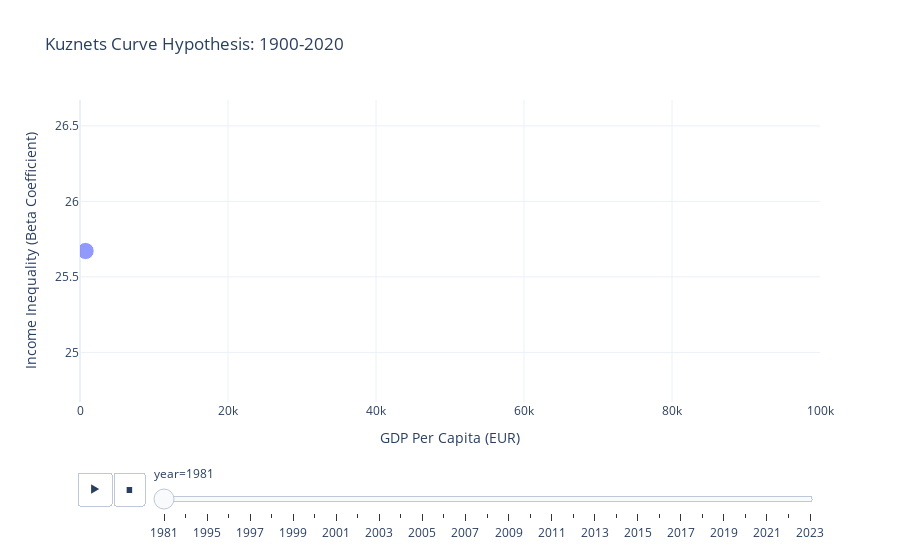

Write notebook code for a chart like this one.
### Code cell
ddf = data3['WID_data_IN']
fig = px.scatter(ddf, 
                 x="value_x", 
                 y="beta_coefficient",
                 size="population",
              #    color="continent",
                 animation_frame="year",
                 range_x=[0,100000], 
                 range_y=[min(ddf[''])],
                 labels={"beta_coefficient": "Income Inequality (Beta Coefficient)",
                        "value_x": "GDP Per Capita (EUR)"},
                 title="Kuznets Curve Hypothesis: 1900-2020")
fig.update_layout(template="plotly_white")
fig.show()

### Figure 1 — Plotly figure (JSON) as saved in the notebook; plotly's stock layout.template omitted (floating-point values rounded to 4 significant figures)
{"data": [{"hovertemplate": "year=1981<br>GDP Per Capita (EUR)=%{x}<br>Income Inequality (Beta Coefficient)=%{y}<br>population=%{marker.size}<extra></extra>", "legendgroup": "", "marker": {"color": "#636efa", "size": [351232938], "sizemode": "area", "sizeref": 2374000.0, "symbol": "circle"}, "mode": "markers", "name": "", "orientation": "v", "showlegend": false, "type": "scatter", "x": [757.6], "xaxis": "x", "y": [25.67], "yaxis": "y"}], "layout": {"legend": {"itemsizing": "constant", "tracegroupgap": 0}, "sliders": [{"active": 0, "currentvalue": {"prefix": "year="}, "len": 0.9, "pad": {"b": 10, "t": 60}, "steps": [{"args": [["1981"], {"frame": {"duration": 0, "redraw": false}, "fromcurrent": true, "mode": "immediate", "transition": {"duration": 0, "easing": "linear"}}], "label": "1981", "method": "animate"}, {"args": [["1991"], {"frame": {"duration": 0, "redraw": false}, "fromcurrent": true, "mode": "immediate", "transition": {"duration": 0, "easing": "linear"}}], "label": "1991", "method": "animate"}, {"args": [["1995"], {"frame": {"duration": 0, "redraw": false}, "fromcurrent": true, "mode": "immediate", "transition": {"duration": 0, "easing": "linear"}}], "label": "1995", "method": "animate"}, {"args": [["1996"], {"frame": {"duration": 0, "redraw": false}, "fromcurrent": true, "mode": "immediate", "transition": {"duration": 0, "easing": "linear"}}], "label": "1996", "method": "animate"}, {"args": [["1997"], {"frame": {"duration": 0, "redraw": false}, "fromcurrent": true, "mode": "immediate", "transition": {"duration": 0, "easing": "linear"}}], "label": "1997", "method": "animate"}, {"args": [["1998"], {"frame": {"duration": 0, "redraw": false}, "fromcurrent": true, "mode": "immediate", "transition": {"duration": 0, "easing": "linear"}}], "label": "1998", "method": "animate"}, {"args": [["1999"], {"frame": {"duration": 0, "redraw": false}, "fromcurrent": true, "mode": "immediate", "transition": {"duration": 0, "easing": "linear"}}], "label": "1999", "method": "animate"}, {"args": [["2000"], {"frame": {"duration": 0, "redraw": false}, "fromcurrent": true, "mode": "immediate", "transition": {"duration": 0, "easing": "linear"}}], "label": "2000", "method": "animate"}, {"args": [["2001"], {"frame": {"duration": 0, "redraw": false}, "fromcurrent": true, "mode": "immediate", "transition": {"duration": 0, "easing": "linear"}}], "label": "2001", "method": "animate"}, {"args": [["2002"], {"frame": {"duration": 0, "redraw": false}, "fromcurrent": true, "mode": "immediate", "transition": {"duration": 0, "easing": "linear"}}], "label": "2002", "method": "animate"}, {"args": [["2003"], {"frame": {"duration": 0, "redraw": false}, "fromcurrent": true, "mode": "immediate", "transition": {"duration": 0, "easing": "linear"}}], "label": "2003", "method": "animate"}, {"args": [["2004"], {"frame": {"duration": 0, "redraw": false}, "fromcurrent": true, "mode": "immediate", "transition": {"duration": 0, "easing": "linear"}}], "label": "2004", "method": "animate"}, {"args": [["2005"], {"frame": {"duration": 0, "redraw": false}, "fromcurrent": true, "mode": "immediate", "transition": {"duration": 0, "easing": "linear"}}], "label": "2005", "method": "animate"}, {"args": [["2006"], {"frame": {"duration": 0, "redraw": false}, "fromcurrent": true, "mode": "immediate", "transition": {"duration": 0, "easing": "linear"}}], "label": "2006", "method": "animate"}, {"args": [["2007"], {"frame": {"duration": 0, "redraw": false}, "fromcurrent": true, "mode": "immediate", "transition": {"duration": 0, "easing": "linear"}}], "label": "2007", "method": "animate"}, {"args": [["2008"], {"frame": {"duration": 0, "redraw": false}, "fromcurrent": true, "mode": "immediate", "transition": {"duration": 0, "easing": "linear"}}], "label": "2008", "method": "animate"}, {"args": [["2009"], {"frame": {"duration": 0, "redraw": false}, "fromcurrent": true, "mode": "immediate", "transition": {"duration": 0, "easing": "linear"}}], "label": "2009", "method": "animate"}, {"args": [["2010"], {"frame": {"duration": 0, "redraw": false}, "fromcurrent": true, "mode": "immediate", "transition": {"duration": 0, "easing": "linear"}}], "label": "2010", "method": "animate"}, {"args": [["2011"], {"frame": {"duration": 0, "redraw": false}, "fromcurrent": true, "mode": "immediate", "transition": {"duration": 0, "easing": "linear"}}], "label": "2011", "method": "animate"}, {"args": [["2012"], {"frame": {"duration": 0, "redraw": false}, "fromcurrent": true, "mode": "immediate", "transition": {"duration": 0, "easing": "linear"}}], "label": "2012", "method": "animate"}, {"args": [["2013"], {"frame": {"duration": 0, "redraw": false}, "fromcurrent": true, "mode": "immediate", "transition": {"duration": 0, "easing": "linear"}}], "label": "2013", "method": "animate"}, {"args": [["2014"], {"frame": {"duration": 0, "redraw": false}, "fromcurrent": true, "mode": "immediate", "transition": {"duration": 0, "easing": "linear"}}], "label": "2014", "method": "animate"}, {"args": [["2015"], {"frame": {"duration": 0, "redraw": false}, "fromcurrent": true, "mode": "immediate", "transition": {"duration": 0, "easing": "linear"}}], "label": "2015", "method": "animate"}, {"args": [["2016"], {"frame": {"duration": 0, "redraw": false}, "fromcurrent": true, "mode": "immediate", "transition": {"duration": 0, "easing": "linear"}}], "label": "2016", "method": "animate"}, {"args": [["2017"], {"frame": {"duration": 0, "redraw": false}, "fromcurrent": true, "mode": "immediate", "transition": {"duration": 0, "easing": "linear"}}], "label": "2017", "method": "animate"}, {"args": [["2018"], {"frame": {"duration": 0, "redraw": false}, "fromcurrent": true, "mode": "immediate", "transition": {"duration": 0, "easing": "linear"}}], "label": "2018", "method": "animate"}, {"args": [["2019"], {"frame": {"duration": 0, "redraw": false}, "fromcurrent": true, "mode": "immediate", "transition": {"duration": 0, "easing": "linear"}}], "label": "2019", "method": "animate"}, {"args": [["2020"], {"frame": {"duration": 0, "redraw": false}, "fromcurrent": true, "mode": "immediate", "transition": {"duration": 0, "easing": "linear"}}], "label": "2020", "method": "animate"}, {"args": [["2021"], {"frame": {"duration": 0, "redraw": false}, "fromcurrent": true, "mode": "immediate", "transition": {"duration": 0, "easing": "linear"}}], "label": "2021", "method": "animate"}, {"args": [["2022"], {"frame": {"duration": 0, "redraw": false}, "fromcurrent": true, "mode": "immediate", "transition": {"duration": 0, "easing": "linear"}}], "label": "2022", "method": "animate"}, {"args": [["2023"], {"frame": {"duration": 0, "redraw": false}, "fromcurrent": true, "mode": "immediate", "transition": {"duration": 0, "easing": "linear"}}], "label": "2023", "method": "animate"}], "x": 0.1, "xanchor": "left", "y": 0, "yanchor": "top"}], "title": {"text": "Kuznets Curve Hypothesis: 1900-2020"}, "updatemenus": [{"buttons": [{"args": [null, {"frame": {"duration": 500, "redraw": false}, "fromcurrent": true, "mode": "immediate", "transition": {"duration": 500, "easing": "linear"}}], "label": "&#9654;", "method": "animate"}, {"args": [[null], {"frame": {"duration": 0, "redraw": false}, "fromcurrent": true, "mode": "immediate", "transition": {"duration": 0, "easing": "linear"}}], "label": "&#9724;", "method": "animate"}], "direction": "left", "pad": {"r": 10, "t": 70}, "showactive": false, "type": "buttons", "x": 0.1, "xanchor": "right", "y": 0, "yanchor": "top"}], "xaxis": {"anchor": "y", "domain": [0, 1], "range": [0, 100000], "title": {"text": "GDP Per Capita (EUR)"}}, "yaxis": {"anchor": "x", "domain": [0, 1], "title": {"text": "Income Inequality (Beta Coefficient)"}}}}
